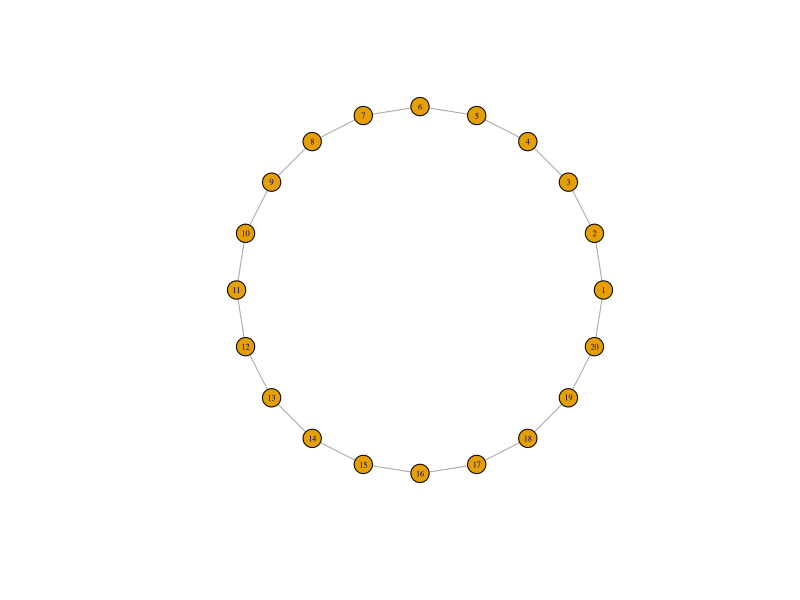
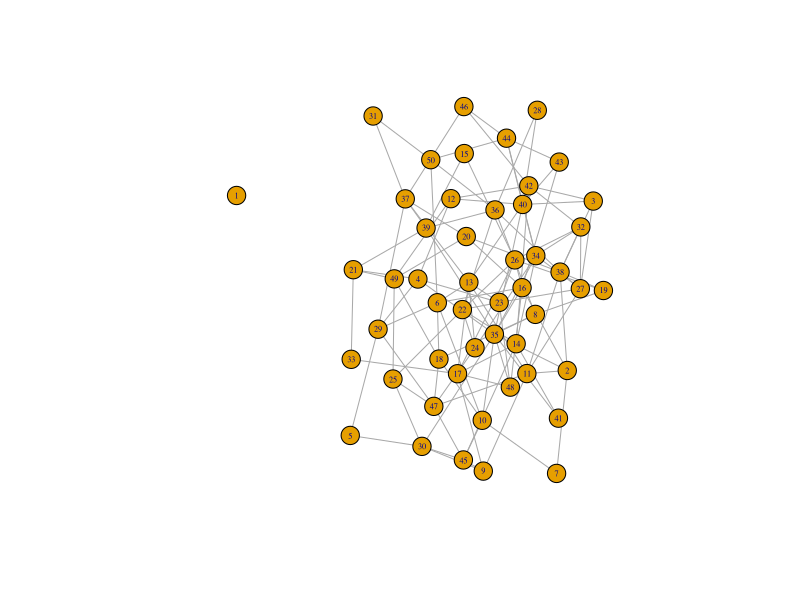
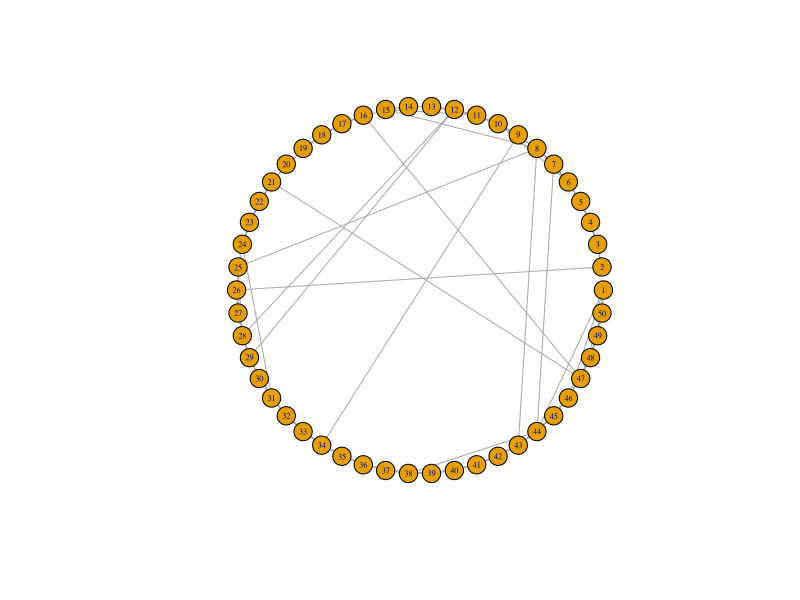
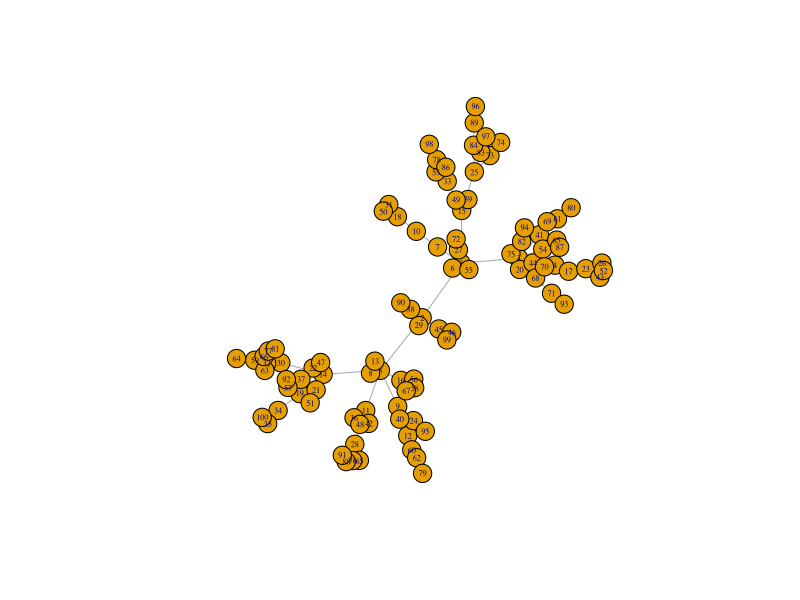
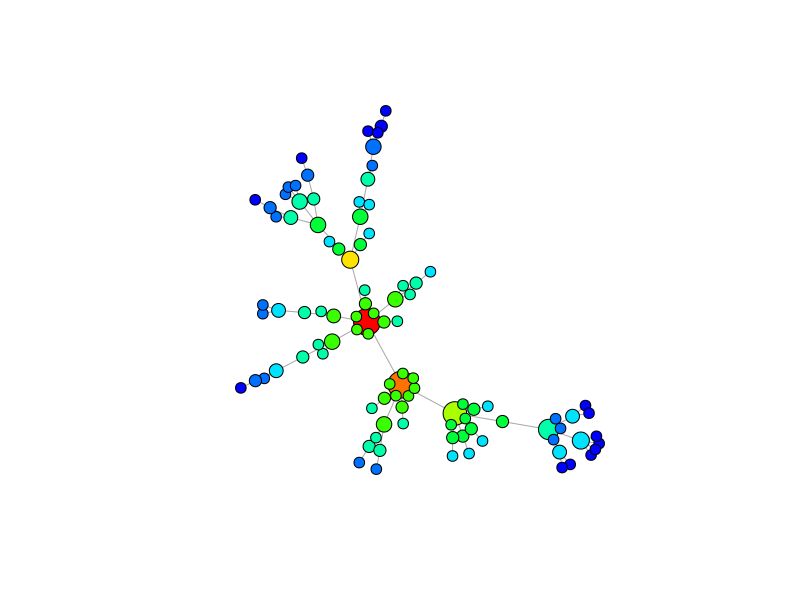
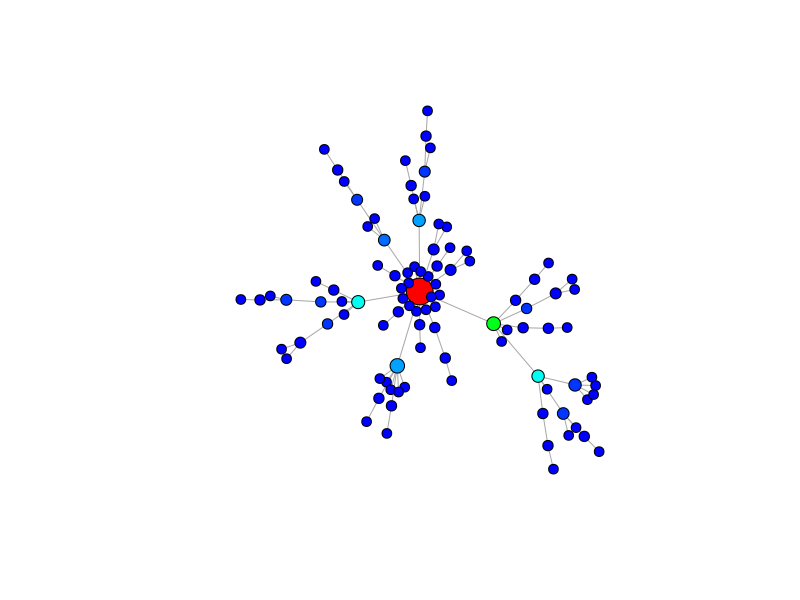

The R script that drew these images, in order:
## ---- chunk 1
library(igraph)
g=graph.ring(n=20)
plot.igraph(g,layout=layout.circle, vertex.size=10,vertex.label.cex=0.5)
## ---- chunk 2
g=erdos.renyi.game(n=50,p.or.m=0.1,type="gnp")
plot.igraph(g,layout=layout.fruchterman.reingold,vertex.size=10,vertex.label.cex=0.5)
## ---- chunk 3
g=watts.strogatz.game(dim=1, size=50, nei=2, p=0.1)
plot.igraph(g,layout=layout.circle,vertex.size=10,vertex.label.cex=0.5)
## ---- chunk 4
g=barabasi.game(n=100,directed=F)
plot.igraph(g,layout=layout.auto,vertex.size=10,vertex.label.cex=0.5)
## ---- chunk 5
g1 <- erdos.renyi.game(n = 5000, p = 0.003)
print(transitivity(g1))
print(average.path.length(g1))
print(mean(degree(g1)))
## ---- chunk 6
g2 <- erdos.renyi.game(n = 5000, p = 0.008)
print(transitivity(g2))
print(average.path.length(g2))
print(mean(degree(g2)))
## ---- chunk 7
g3 <- erdos.renyi.game(n = 5000, p = 0.015)
print(transitivity(g3))
print(average.path.length(g3))
print(mean(degree(g3)))
## ---- chunk 8
library(igraph)
g <- barabasi.game(100, directed = F)

V(g)$size <- 5 + 10 * degree(g) / max(degree(g))

colors.new <- rev(rainbow(10, end = 2/3))

net.close <- as.numeric(closeness(g))
net.close <- floor((net.close - min(net.close)) /
                   diff(range(net.close)) * (length(colors.new)-1) + 1)

V(g)$color <- colors.new[net.close]

plot(g, layout = layout.auto, vertex.label = NA)
## ---- chunk 9
library(igraph)

g <- barabasi.game(100, directed = FALSE)
V(g)$size <- 5 + 10 * degree(g) / max(degree(g))

colors.new <- rev(rainbow(20, end = 2/3))

net.bet <- as.numeric(betweenness(g))
net.bet <- floor((net.bet - min(net.bet)) /
                 diff(range(net.bet)) * (length(colors.new)-1) + 1)

V(g)$color <- colors.new[net.bet]

plot(g, layout = layout.auto, vertex.label = NA)
